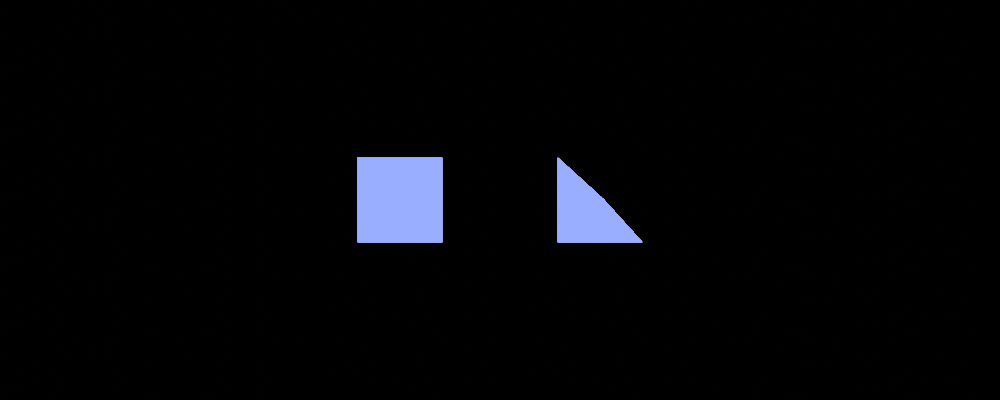
#> input picture Exp3c_Change/catch_shape_change3.png, 1000 x 400 px; its folder holds only this picture in this run
$ python -i recolor.py   (imports and definitions only)
#> lines starting #> are read from the running program, lines starting #| are printed output that depends on the picture; after the words box and inside, x2 and y2 are one past the last pixel; in counts of white or black regions, pixels touching at a corner belong together
#> further down, picture is the input picture: shape (400, 1000, 3); mean B, G, R 7.8, 5.5, 5
import cv2, os
import numpy as np

inpath = '/Users/yichen/Downloads/images_merged/' # image size 400 H x 1000 W
outpath = '/Users/yichen/Downloads/images_recolored/'
# [1 line that did not run here, left out]

def increase_brightness(img, mask, saturation=100, value=100, maxvalue=220):
	hsv = cv2.cvtColor(img, cv2.COLOR_BGR2HSV)
	h,s,v = cv2.split(hsv)

	# increase brightness to max 255
	if np.max(v) > maxvalue:
		print('skip value')
		return img
	lim = 255 - value
	v[(mask>0) & (v<=lim)] += value
	v[(mask>0) & (v>lim)] = 255
	assert np.max(v)>=maxvalue

	# setting saturation
	assert np.max(s)==255
	# s[(mask>0) & (s>=saturation)] -= saturation
	# s[(mask>0) & (s<0)] = 0
	s[mask>0] = saturation

	final_hsv = cv2.merge((h,s,v))
	img = cv2.cvtColor(final_hsv, cv2.COLOR_HSV2BGR)
	return img


def add_white_boundary(img, halfbar=5):
	'''
	add a vertical white bar in the middle of the image, with width halfbar*2
	'''
#> called with halfbar = 5
	height, width, channels = img.shape
#> height = 400; width = 1000; channels = 3
	hsv = cv2.cvtColor(img, cv2.COLOR_BGR2HSV)
#> hsv: shape (400, 1000, 3); mean H, S, V 3.2, 2.9, 7.8
	h,s,v = cv2.split(hsv)
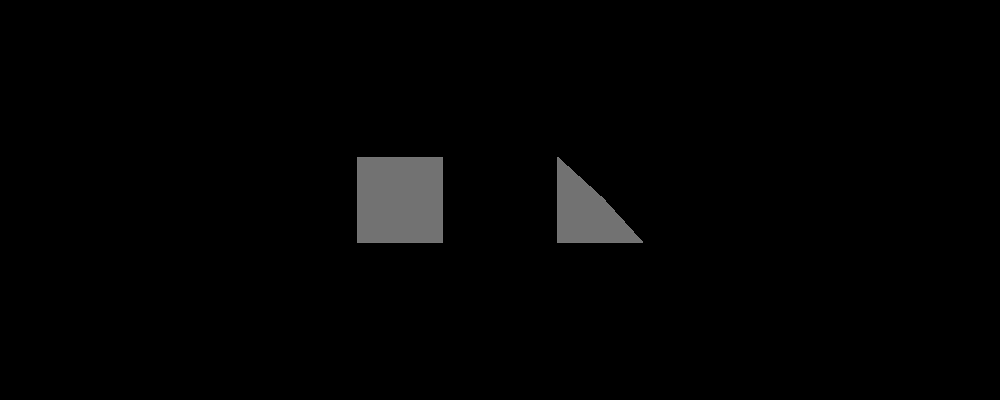
#> h: shape (400, 1000); min 0, max 120, mean 3.2
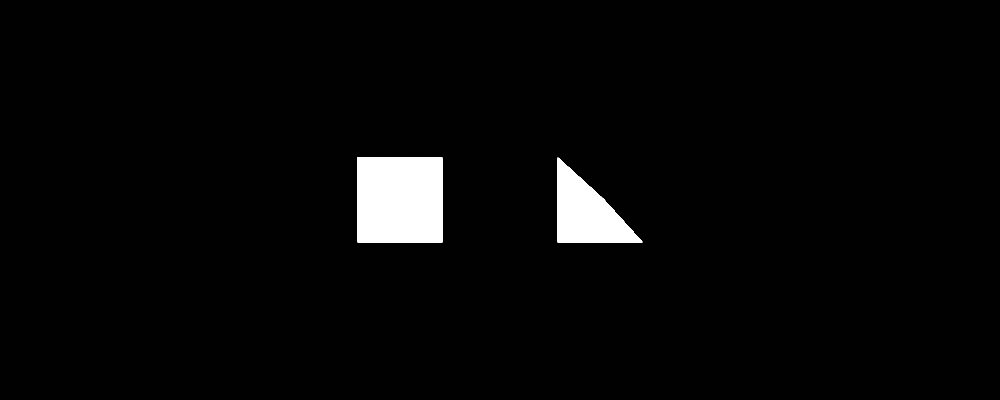
#> v: shape (400, 1000); min 0, max 255, mean 7.8
	h[:, width//2-halfbar:width//2+halfbar] = 0
	s[:, width//2-halfbar:width//2+halfbar] = 0
	v[:, width//2-halfbar:width//2+halfbar] = 255
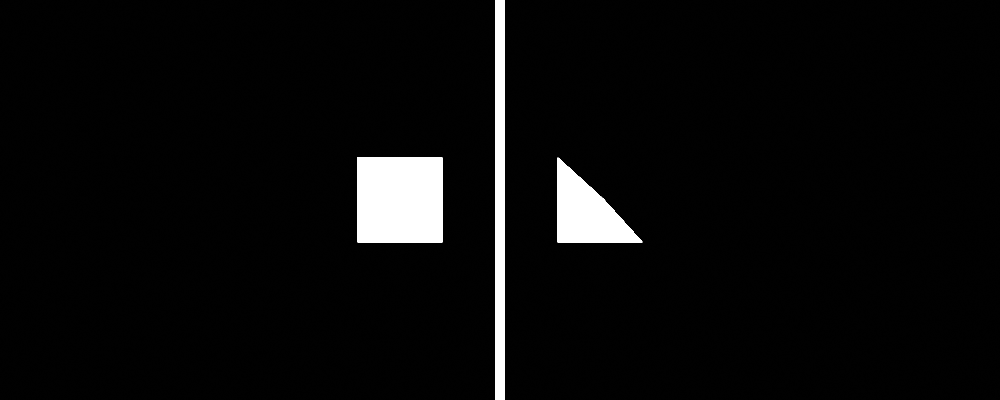
#> v: shape (400, 1000); 1% of pixels changed, all inside (x1, y1, x2, y2) = (495, 0, 505, 400)
	final_hsv = cv2.merge((h,s,v))
#> final_hsv: shape (400, 1000, 3); mean H, S, V 3.2, 2.9, 10.4
	img = cv2.cvtColor(final_hsv, cv2.COLOR_HSV2BGR)
	return img


# [9 lines not run here, left out]

>>> import cv2
>>> picture = cv2.imread('catch_shape_change3.png')
>>> result = add_white_boundary(picture)
